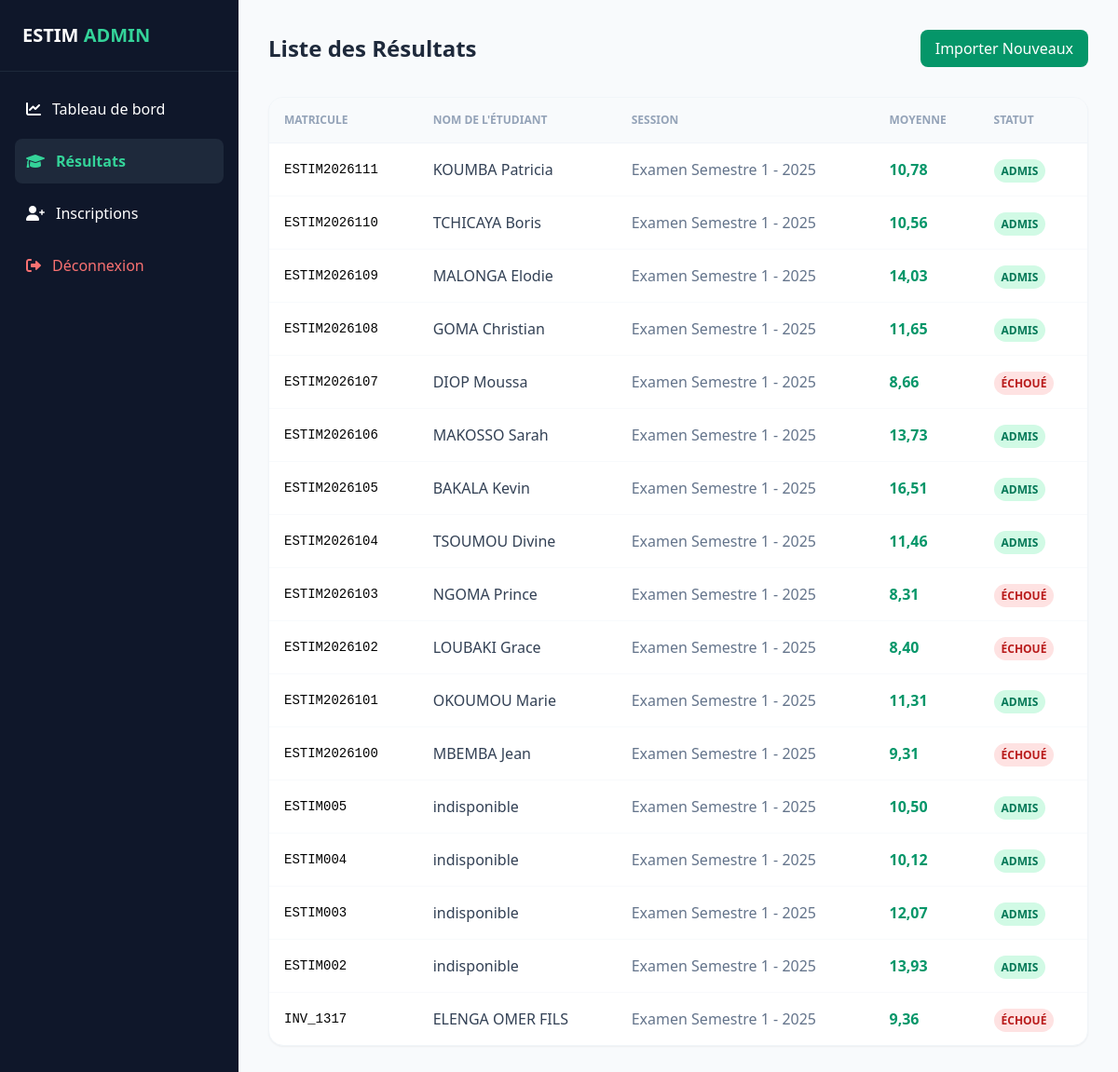
Before: /api/dashboard/results/ (signed in) with the older database file.
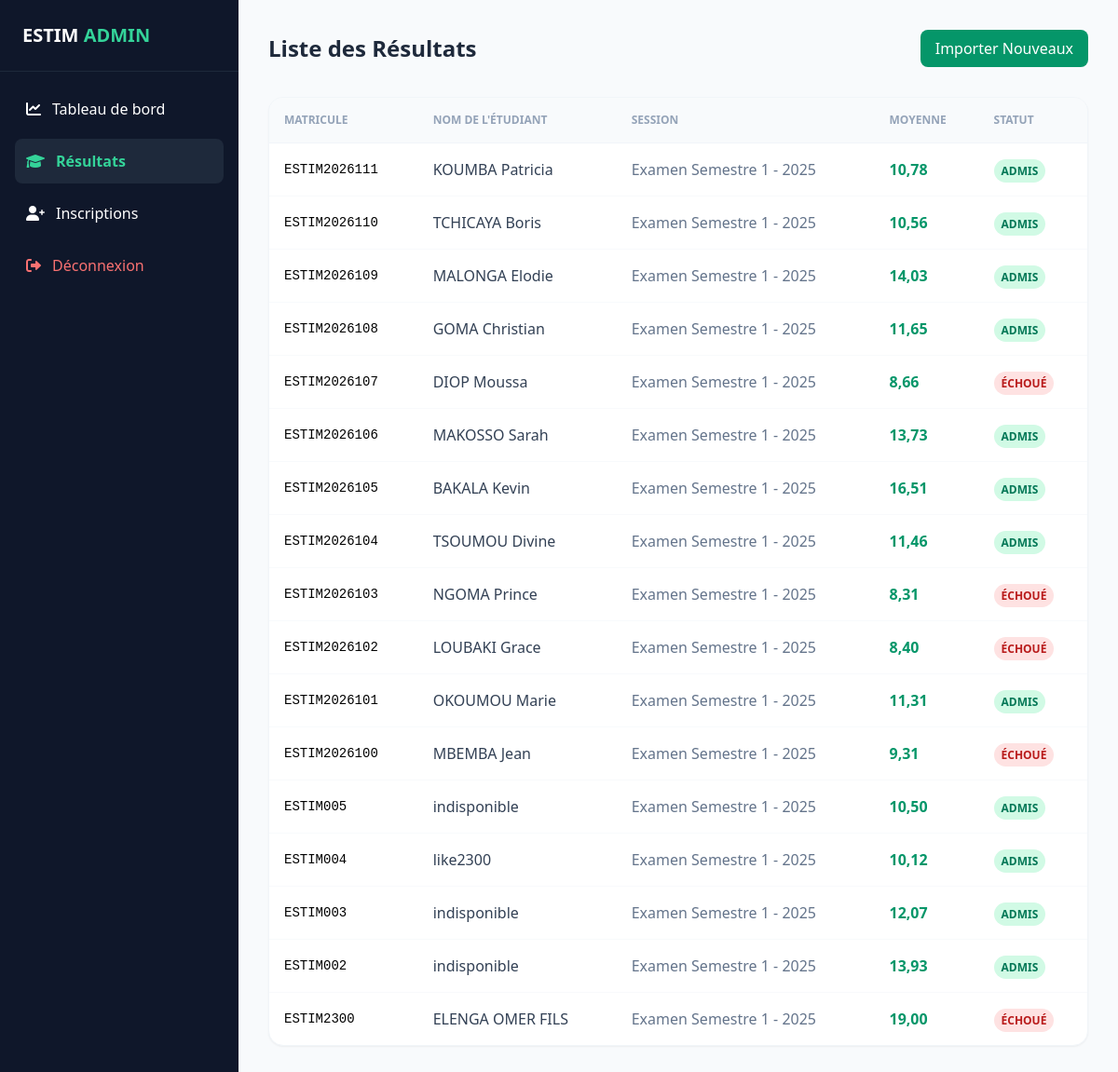
After: the same page with the newer database file.
### campus/models.py (models this page shows, shortened)
class Resultat(models.Model):
    session = models.ForeignKey(
        SessionExamen, on_delete=models.CASCADE, related_name="resultats", null=True
    )
    matricule = models.CharField(max_length=50)
    nom_etudiant = models.CharField(max_length=200)
    moyenne = models.DecimalField(max_digits=4, decimal_places=2)
    admis = models.BooleanField(default=False)
    details_notes = models.JSONField(default=dict)  # {"Maths": 15, "Physique": 12}
    created_at = models.DateTimeField(auto_now_add=True)
    class Meta:
        unique_together = ("matricule", "session")

class SessionExamen(models.Model):
    nom = models.CharField(max_length=200, unique=True)
    is_active = models.BooleanField(default=True)
    results_available = models.BooleanField(default=True)
    created_at = models.DateTimeField(auto_now_add=True)

### campus/dashboard_views.py (the view)
# urls.py: path('dashboard/results/', dashboard_results, name='dashboard_results'),
@login_required
@user_passes_test(is_admin)
def dashboard_results(request):
    results = Resultat.objects.all().order_by('-created_at')[:100]
    return render(request, 'dashboard/results.html', {'results': results})

### campus/dashboard_views.py (called while the page is built)
def is_admin(user):
    return user.is_authenticated and user.is_staff

### campus/templates/dashboard/results.html (shortened to what this page needs)
<!DOCTYPE html>
<html lang="fr">
<head>
    <script src="https://cdn.tailwindcss.com"></script>
    <link href="https://cdnjs.cloudflare.com/ajax/libs/font-awesome/6.0.0/css/all.min.css" rel="stylesheet">
</head>
<body class="bg-slate-50 flex min-h-screen">
    <aside class="w-64 bg-slate-900 text-white flex flex-col">
        <div class="p-6 border-b border-slate-800"><h1 class="text-xl font-bold">ESTIM <span class="text-emerald-400">ADMIN</span></h1></div>
        <nav class="flex-1 p-4 space-y-2">
            <a href="/api/dashboard/" class="flex items-center space-x-3 p-3 hover:bg-slate-800 rounded-lg transition">
                <i class="fas fa-chart-line"></i><span>Tableau de bord</span>
            </a>
            <a href="/api/dashboard/results/" class="flex items-center space-x-3 p-3 bg-slate-800 rounded-lg text-emerald-400 font-bold">
                <i class="fas fa-graduation-cap"></i><span>Résultats</span>
            </a>
            <a href="/api/dashboard/inscriptions/" class="flex items-center space-x-3 p-3 hover:bg-slate-800 rounded-lg transition">
                <i class="fas fa-user-plus"></i><span>Inscriptions</span>
            </a>
            <a href="/admin/logout/" class="flex items-center space-x-3 p-3 hover:bg-red-900/20 text-red-400 rounded-lg transition mt-8">
                <i class="fas fa-sign-out-alt"></i><span>Déconnexion</span>
            </a>
        </nav>
    </aside>
    <main class="flex-1 p-8">
        <header class="mb-8 flex justify-between items-center">
            <h2 class="text-2xl font-bold text-slate-800">Liste des Résultats</h2>
            <a href="/api/dashboard/" class="bg-emerald-600 text-white px-4 py-2 rounded-lg hover:bg-emerald-700 transition">Importer Nouveaux</a>
        </header>
        <div class="bg-white rounded-2xl shadow-sm border border-slate-100 overflow-hidden">
            <table class="w-full text-left border-collapse">
                <thead class="bg-slate-50 border-b border-slate-100">
                    <tr>
                        <th class="p-4 text-xs font-bold text-slate-400 uppercase">Matricule</th>
                        <th class="p-4 text-xs font-bold text-slate-400 uppercase">Nom de l'étudiant</th>
                        <th class="p-4 text-xs font-bold text-slate-400 uppercase">Session</th>
                        <th class="p-4 text-xs font-bold text-slate-400 uppercase">Moyenne</th>
                        <th class="p-4 text-xs font-bold text-slate-400 uppercase">Statut</th>
                    </tr>
                </thead>
                <tbody class="divide-y divide-slate-50">
                    {% for res in results %}
                    <tr class="hover:bg-slate-50/50 transition">
                        <td class="p-4 font-mono text-sm">{{ res.matricule }}</td>
                        <td class="p-4 font-medium text-slate-700">{{ res.nom_etudiant }}</td>
                        <td class="p-4 text-slate-500">{{ res.session.nom }}</td>
                        <td class="p-4 font-bold text-emerald-600">{{ res.moyenne }}</td>
                        <td class="p-4">
                            {% if res.admis %}
                            <span class="px-2 py-1 bg-emerald-100 text-emerald-700 rounded-full text-xs font-bold">ADMIS</span>
                            {% else %}
                            <span class="px-2 py-1 bg-red-100 text-red-700 rounded-full text-xs font-bold">ÉCHOUÉ</span>
                            {% endif %}
                        </td>
                    </tr>
                    {% endfor %}
                </tbody>
            </table>
        </div>
    </main>
</body>
</html>

Changed rows visible on the page:
changed Resultat "ESTIM004": nom_etudiant "indisponible" → "like2300"
changed Resultat "ELENGA OMER FILS": matricule "INV_1317" → "ESTIM2300"; moyenne "9,36" → "19,00"
